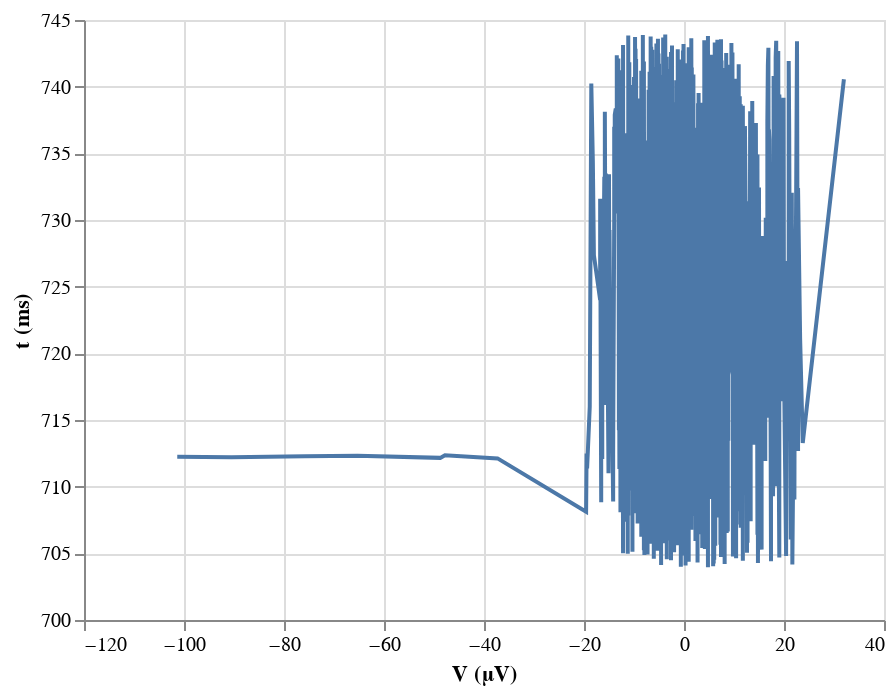

The cell this chart's notebook holds for it:
### Markdown cell above
### Encoding the order

Remember that there is no inherent order to the entries in a `DataFrame`. (Note that when we sliced out part of the data frame using, we use `iloc`. `iloc` can be really dangerous to use. In general, you really should avoid using `iloc`.) Altair tries to be clever when making line plots as to the order in which the points are connected. Specifically, it assumes that the lines should be connected such that the `x` values are sorted. This often works fine, but what if we wanted to plot the trace with time on the y-axis and voltage on the x-axis? Let's try it. Before we do, though, I'll point out that by default, Altair starts the y-axis at zero if all of the y-values are positive. If we want to turn that off, we need to use the appropriate `scale` kwarg in `alt.Y()`.

### Code cell
alt.Chart(df
    ).mark_line(
    ).encode(
        y=alt.Y('t (ms):Q', scale=alt.Scale(zero=False)),
        x=alt.X('V (uV):Q', title='V (µV)')
    )

### Figure 1 — Vega-Lite specification as saved in the notebook (floating-point values rounded to 4 significant figures; data arrays with more than 128 entries replaced by an {"elided": "..."} marker saying what was removed)
{"$schema": "https://vega.github.io/schema/vega-lite/v2.4.3.json", "config": {"view": {"height": 300, "width": 400}}, "data": {"values": {"elided": "1000 records"}}, "encoding": {"x": {"field": "V (uV)", "title": "V (µV)", "type": "quantitative"}, "y": {"field": "t (ms)", "scale": {"zero": false}, "type": "quantitative"}}, "mark": "line"}
